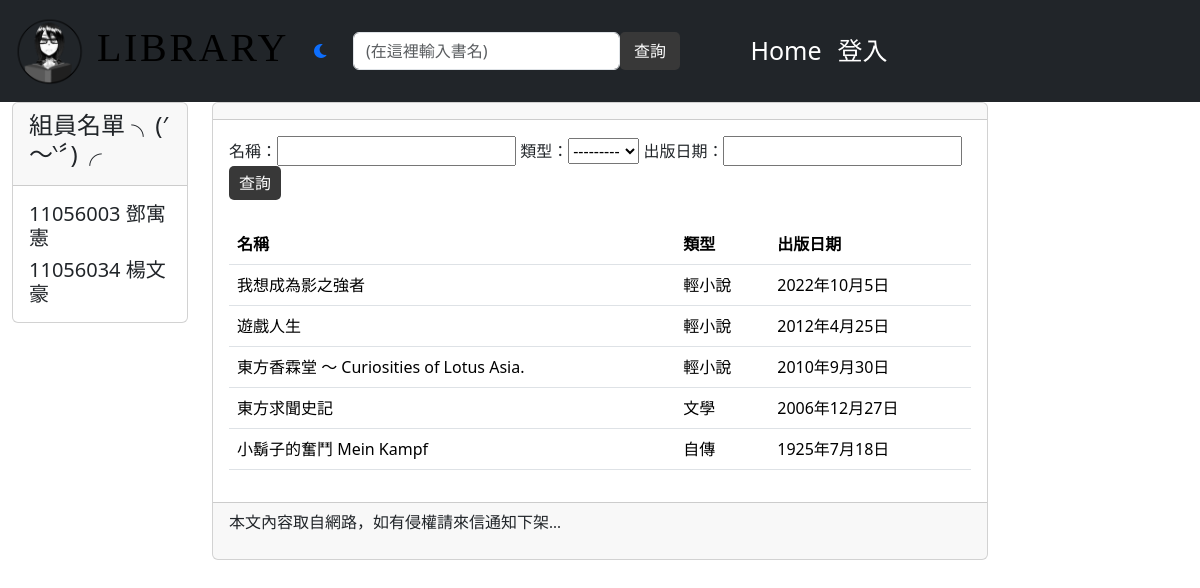
/filter/, run on the app's committed database.
### mysite/models.py (models this page shows, shortened)
class Post(models.Model): #簡介用
    GENRE_CHOICES = (
        ('Literature', '文學'),
        ('Light Novel', '輕小說'),
        ('History', '歷史'),
        ('Biography', '自傳'),
        ('Philosophy', '哲學'),
    )
    title = models.CharField(max_length = 200)
    genre = models.CharField(max_length=20, choices=GENRE_CHOICES, default = '類型?')
    author = models.CharField(max_length = 200, default = 'who?')
    slug = models.CharField(max_length = 200)
    chapter = models.CharField(max_length = 200, default='有幾本?')
    body = models.TextField(max_length = 100000)
    pub_date = models.CharField(max_length = 200)
    image_url = models.URLField(blank=True, null=True)
    class Meta:
        ordering = ('-pub_date', )

### mysite/views.py (the view)
# urls.py: path('filter/', mv.filter, name="filter"),
def filter(request):
    book = Post.objects.all()
    bookFilter = BookFilter(queryset=book)
    if request.method == "POST":
        bookFilter = BookFilter(request.POST, queryset=book)
    context = {
        'bookFilter': bookFilter
    }
    return render(request, 'filter.html', context)

### mysite/cxt_processor.py (called while the page is built)
def theme(request):
    if 'is_dark_theme' in request.session:
        is_dark_theme = request.session.get('is_dark_theme')
        return{'is_dark_theme': is_dark_theme}
    return {'is_dark_theme':False}

### templates/filter.html (shortened to what this page needs)
{% extends 'base2.html' %}
{% block content %}
<form method='POST'>
    名稱：{{ bookFilter.form.title }}
    類型：{{ bookFilter.form.genre }}
    出版日期：{{ bookFilter.form.pub_date }}
    <input type="submit" class="btn btn-primary" value="查詢" />
</form>
<br />
<table class="table">
    <thead>
        <th>名稱</th>
        <th>類型</th>
        <th>出版日期</th>
    </thead>
    <tbody>
        {% for book in bookFilter.qs %}
        <tr>
            <td>{{ book.title }}</td>
            <td>{{ book.get_genre_display }}</td>
            <td>{{ book.pub_date }}</td>
        </tr>
        {% endfor %}
    </tbody>
</table>
{% endblock  %}

### templates/base2.html (shortened to what this page needs)
{% load static %}
{% load static tailwind_tags %}
<!DOCTYPE html>
<html class="{% if is_dark_theme %}dark{% endif %}">
    <head>
        {% tailwind_css %}
        <link rel="stylesheet" href="https://cdnjs.cloudflare.com/ajax/libs/font-awesome/6.0.0-beta3/css/all.min.css">
        <link href="https://cdn.jsdelivr.net/npm/bootstrap@5.3.2/dist/css/bootstrap.min.css" rel="stylesheet">
    </head>
    <body class="bg-gray-50 dark:bg-slate-800 text-black dark:text-gray-50">
        <nav class="navbar navbar-expand-lg navbar-dark bg-dark sticky-top">
            <div class="container-fluid">
                {% include 'header.html' %}
              <div class="collapse navbar-collapse" id="navbarSupportedContent">
                <ul class="navbar-nav me-auto mb-2 mb-lg-0">
                    {% if user.is_authenticated %}
                        &nbsp;&nbsp;&nbsp;
                        <li class="nav-item">
                            <a style="font-size: 25px;" class="nav-link active" aria-current="page" href="/profile/">個人</a>
                        </li>
                        &nbsp;&nbsp;&nbsp;
                        <li class="nav-item">
                            <a style="font-size: 25px;" class="nav-link active" aria-current="page" href="/view_book">書籍列表</a>
                        </li>
                        &nbsp;&nbsp;&nbsp;
                        <li class="nav-item">
                            <a style="font-size: 25px;" class="nav-link active" aria-current="page" href="/filter">詳細查詢</a>
                        </li>
                        &nbsp;&nbsp;&nbsp;
                        <li class="nav-item">
                            <a style="font-size: 25px;" class="nav-link active" aria-current="page" href="/logout/">登出</a>
                        </li>
                        &nbsp;&nbsp;&nbsp;
                        <li class="nav-item">
                            <a style="font-size: 25px; font-family:'Segoe UI', Tahoma, Geneva, Verdana, sans-serif;" class="nav-link active" href="#">歡迎使用者: {{request.user}} <3</a>
                        </li>
                    {% else %}
                        <li class="nav-item">
                            <a style="font-size: 25px;" class="nav-link active" aria-current="page" href="/view_book">Home</a>
                        </li>
                        <li class="nav-item">
                            <a style="font-size: 25px;" class="nav-link active" aria-current="page" href="/">登入</a>
                        </li>
                  {% endif %}
                </ul>
              </div>
            </div>
          </nav>
        <div class="container-fluid">
            <div class="row">
                <div class="col-sm-3 col-md-2 ">
                    <div class="card">
                        <div class="card-header">
                            <h4>組員名單 ╮(′～‵〞)╭</h4>
                        </div>
                        <div class="card-body">
                            <div class="list-group">
                                <h5 class="card-text">11056003 鄧寓憲</h5>
                                <h5 class="card-text">11056034 楊文豪</h5>
                            </div>
                        </div>
                    </div>
                </div>
                <div class="col-sm-8 col-md-8">
                    <div class="card">
                        <div class="card-header">
                        </div>
                        <div class="card-body">
                            {% block content %}
                             {% endblock %}
                        </div>
                        <div class="card-footer">
                            {% include 'footer.html' %}
                        </div>
                    </div>
                </div>
            </div>
        </div>
    </body>
</html>

### templates/header.html (shortened to what this page needs)
{% load static %}
<div class='well'>
    <div style="display: flex; align-items: center;">
        <img src="{% static "images/library-darkMode.png" %}" height="75">
        <p style='font-family:微軟正黑體;font-size:30pt;letter-spacing:2pt; margin-left: 10px; margin-top: 10px;'>
            LIBRARY
        </p>
        <nav class="bg-slate-100 dark:bg-slate-900 text-gray-900 dark:text-gray-50 px=4">
            <div>
                <a href = "{% url 'change-theme' %}" class= "bg-gray-100 px-4 py-2 rounded-xl hover:bg-gray-300 duration-300 dark:bg-slate-600">
                {% if is_dark_theme %}
                    <i class="fa-solid fa-sun"></i>
                {% else %}
                    <i class="fa-solid fa-moon"></i>
                {% endif %}
                </a>
            </div>
        </nav>
        <div class="row">
            <form action="/search_books/" method="get" class="col">
                <div class="form-group d-flex">
                    <input type="text" class="form-control" id="keyword" name="keyword" placeholder="(在這裡輸入書名)">
                    <button type="submit" class="btn btn-primary ml-2" style="height: 38px; width:70px;">查詢</button>
                </div>
            </form>
        </div>
    </div>
</div>

### templates/footer.html
{% block footer %}
    {% if now %}
    <p style='font-family:微軟正黑體;'>現在時刻：{{ now }}</p>
    {% else %}
    <p style='font-family:微軟正黑體;'>本文內容取自網路，如有侵權請來信通知下架...</p>
    {% endif %}
{% endblock %}

### data on the page
Post: title "我想成為影之強者", genre "輕小說", pub_date "2022年10月5日"
Post: title "遊戲人生", genre "輕小說", pub_date "2012年4月25日"
Post: title "東方香霖堂 ～ Curiosities of Lotus Asia.", genre "輕小說", pub_date "2010年9月30日"
Post: title "東方求聞史記", genre "文學", pub_date "2006年12月27日"
Post: title "小鬍子的奮鬥 Mein Kampf", genre "自傳", pub_date "1925年7月18日"
